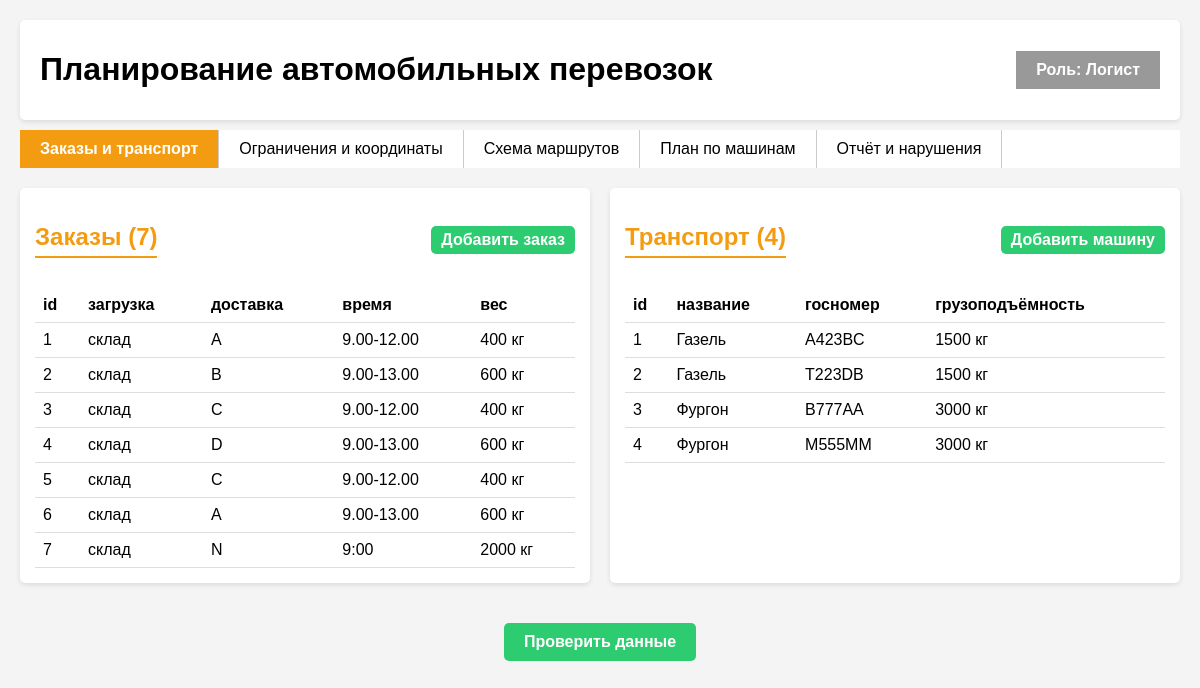
Before: / with the older database file.
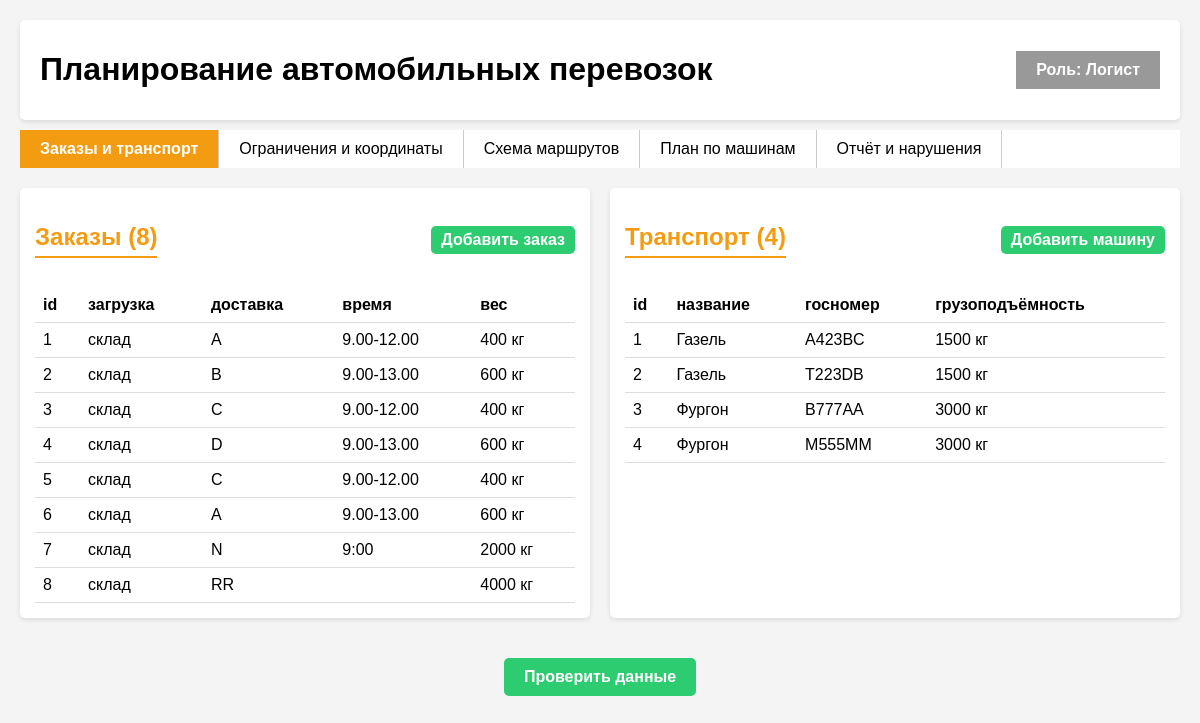
After: the same page with the newer database file.
### app.py (models this page shows)
class Order(db.Model):
    __tablename__ = 'orders'
    id = db.Column(db.Integer, primary_key=True)
    pickup_point = db.Column(db.String(50), nullable=False)
    delivery_point = db.Column(db.String(50), nullable=False)
    time_window = db.Column(db.String(50), nullable=False)
    cargo_weight = db.Column(db.Integer, nullable=False)

class Vehicle(db.Model):
    __tablename__ = 'vehicles'
    id = db.Column(db.Integer, primary_key=True)
    name = db.Column(db.String(50), nullable=False)
    license_plate = db.Column(db.String(20), nullable=False)
    capacity = db.Column(db.Integer, nullable=False)

### app.py (the view)
@app.route('/')
def index():
    orders = Order.query.all()
    vehicles = Vehicle.query.all()
    return render_template('index.html', orders=orders, vehicles=vehicles)

### templates/index.html (shortened to what this page needs)
{% extends "base.html" %}
{% block content %}
    <div class="content">
        <div class="panel">
            <div style="display: flex; justify-content: space-between; align-items: center;">
                <h2>Заказы ({{ orders|length }})</h2>
                <button class="btn" style="margin-top: 0; padding: 5px 10px;" onclick="document.getElementById('add-order-form').style.display='block'">Добавить заказ</button>
            </div>
            <table>
                <tr><th>id</th><th>загрузка</th><th>доставка</th><th>время</th><th>вес</th></tr>
                {% for order in orders %}
                <tr>
                    <td>{{ order.id }}</td><td>{{ order.pickup_point }}</td><td>{{ order.delivery_point }}</td>
                    <td>{{ order.time_window }}</td><td>{{ order.cargo_weight }} кг</td>
                </tr>
                {% endfor %}
            </table>
        </div>
        <div class="panel">
            <div style="display: flex; justify-content: space-between; align-items: center;">
                <h2>Транспорт ({{ vehicles|length }})</h2>
                <button class="btn" style="margin-top: 0; padding: 5px 10px;" onclick="document.getElementById('add-vehicle-form').style.display='block'">Добавить машину</button>
            </div>
            <table>
                <tr><th>id</th><th>название</th><th>госномер</th><th>грузоподъёмность</th></tr>
                {% for vehicle in vehicles %}
                <tr>
                    <td>{{ vehicle.id }}</td><td>{{ vehicle.name }}</td>
                    <td>{{ vehicle.license_plate }}</td><td>{{ vehicle.capacity }} кг</td>
                </tr>
                {% endfor %}
            </table>
        </div>
    </div>
    <div style="text-align: center; margin-top: 20px;">
        <button class="btn" onclick="checkData()">Проверить данные</button>
    </div>
{% endblock %}

### templates/base.html (shortened to what this page needs)
<!DOCTYPE html>
<html lang="ru">
<head>
    <link rel="stylesheet" href="{{ url_for('static', filename='style.css') }}">
</head>
<body>
    <div class="header">
        <h1>Планирование автомобильных перевозок</h1>
        <div class="role">Роль: Логист</div>
    </div>
    <div class="tabs">
        <a href="/" class="tab {% if request.path == '/' %}active{% endif %}">Заказы и транспорт</a>
        <a href="/coordinates" class="tab {% if request.path == '/coordinates' %}active{% endif %}">Ограничения и координаты</a>
        <a href="/map" class="tab {% if request.path == '/map' %}active{% endif %}">Схема маршрутов</a>
        <a href="/plan" class="tab {% if request.path == '/plan' %}active{% endif %}">План по машинам</a>
        <a href="/report" class="tab {% if request.path == '/report' %}active{% endif %}">Отчёт и нарушения</a>
    </div>
    <div class="content" style="display: block;">
        {% block content %}{% endblock %}
    </div>
</body>
</html>

### static/style.css (style rules this page uses)
body { font-family: Arial, sans-serif; margin: 20px; background-color: #f4f4f4; }
.header { display: flex; justify-content: space-between; align-items: center; background: #fff; padding: 10px 20px; border-radius: 5px; box-shadow: 0 2px 5px rgba(0,0,0,0.1); }
.role { background: #999; color: white; padding: 10px 20px; font-weight: bold; }
.tabs { display: flex; margin-top: 10px; background: #fff; }
.tab { padding: 10px 20px; border-right: 1px solid #ccc; text-decoration: none; color: black; }
.tab.active { background: #f39c12; color: white; font-weight: bold; }
.content { display: flex; margin-top: 20px; gap: 20px; }
.panel { flex: 1; background: #fff; padding: 15px; border-radius: 5px; box-shadow: 0 2px 5px rgba(0,0,0,0.1); }
.panel h2 { color: #f39c12; border-bottom: 2px solid #f39c12; padding-bottom: 5px; }
table { width: 100%; border-collapse: collapse; margin-top: 10px; }
th, td { text-align: left; padding: 8px; border-bottom: 1px solid #ddd; }
th { font-weight: bold; }
.btn { background: #2ecc71; color: white; border: none; padding: 10px 20px; cursor: pointer; font-weight: bold; border-radius: 5px; margin-top: 20px; font-size: 16px; }

Changed rows visible on the page:
added Order: id "8", pickup_point "склад", delivery_point "RR", cargo_weight "4000"
Other visible differences:
{{ orders|length }}: "7" → "8"
